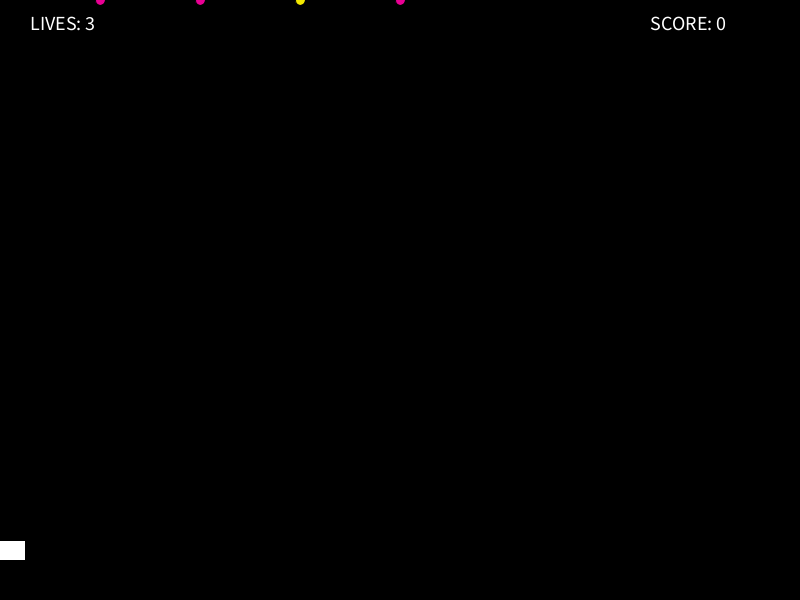
Frame 1 (no input)
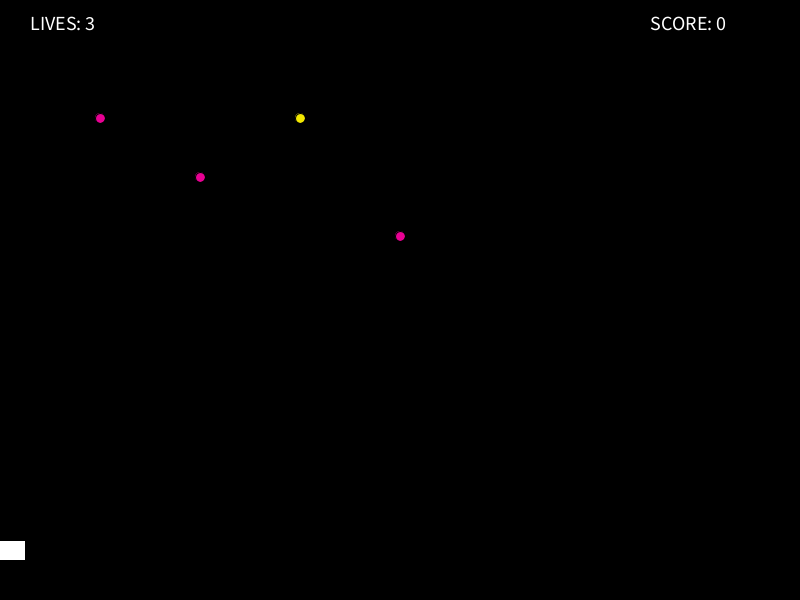
Frame 60 (the mouse pressed at the canvas centre just before this capture)
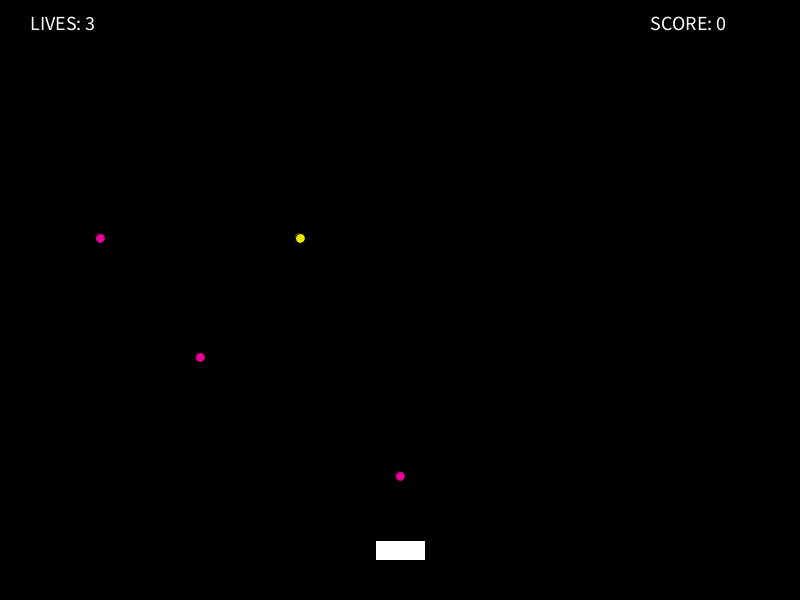
Frame 120 (the mouse held since frame 60 and released just before this capture)

The Processing sketch that drew these frames (run headless with seeded random() and noise(); from frame 60 on, the mouse is pressed at the canvas centre):

// Processing sketch: e11_graMultiKulkiTablica
// ── e11_graMultiKulkiTablica.pde
float ballsX[] = {100,200,300,400};
float ballsY[] = {0,0,0,0};
float balls_speed[] = {2.0,3.0,2.0,4.0};
boolean ballsType[] = {true,true,false,true};

int score = 0;
int lives = 3;

void setup(){
  size( 800, 600 );
  rectMode( CENTER ); // rysowanie, "od środka"
}

void draw(){
  
  if( lives > 0 ){
    
    background(0);
    
    for( int i = 0; i < ballsX.length; i ++ ){
      
      if( dist( mouseX, 550, ballsX[i], ballsY[i] ) > 10 ){
      
        fill(255);
        rect( mouseX, 550, 50, 20 );
        
        if( ballsType[i] == true ){
          fill(#E80093);
        ellipse( ballsX[i], ballsY[i], 10, 10 );
        }else{
          fill(#F2E700);
        ellipse( ballsX[i], ballsY[i], 10, 10 );
        }
        
        
   
        ballsY[i] += balls_speed[i];
      
      }else{
      
        fill( #00E2E8 );
        rect( mouseX, 550, 50, 20 );
      
        ballsY[i] = 0;
        ballsX[i] = random( 10, 700 );
      
        score = score + 1; // score += 1 lub score++ 
      
        balls_speed[i] += 2;
    
 
        println( score );
      
      }
      
      if( ballsY[i] > height ){
    
       lives = lives - 1;
       ballsY[i] = 0;
       ballsX[i] = random( 10, 700 );
       println( "booo... " + lives ); 
       
      }
      
    }
    
    textSize( 20 );
    fill( #FFFFFF );
    text( "SCORE: " + score, 650, 30 );
    text( "LIVES: " + lives, 30, 30 );
    
    
  }else{
    
    background( #FF0000 );
    
    textSize( 100 );
    textAlign(CENTER, CENTER);
    fill( #FFFFFF );
    text( "GAME OVER!", width/2, height/2 );
    
  }
  
  
  

  
  
  
  
  
}
